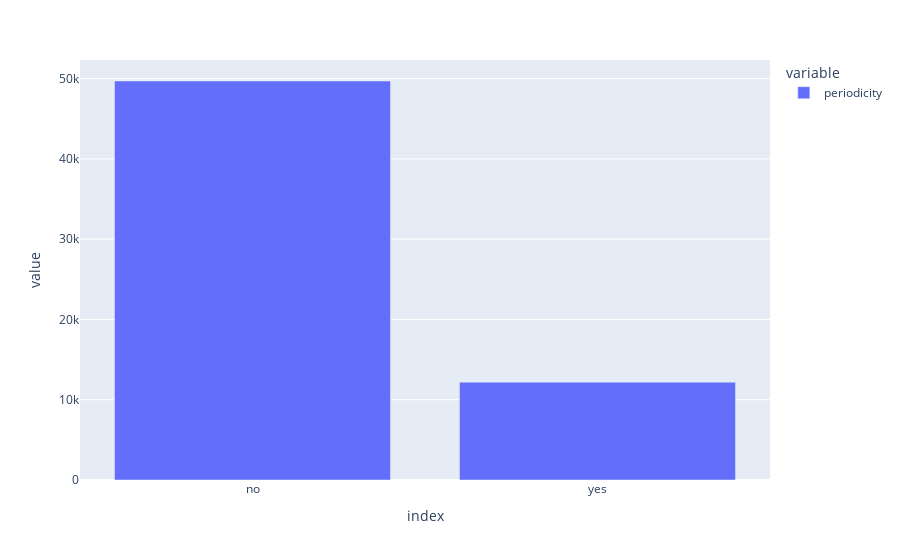

The notebook cell this image was saved under:
### Markdown cell above
* Periodicité = no

### Code cell
px.bar(perturbations.periodicity.value_counts())

### Figure 1 — Plotly figure (JSON) as saved in the notebook; plotly's stock layout.template omitted (floating-point values rounded to 4 significant figures)
{"data": [{"alignmentgroup": "True", "hovertemplate": "variable=periodicity<br>index=%{x}<br>value=%{y}<extra></extra>", "legendgroup": "periodicity", "marker": {"color": "#636efa", "pattern": {"shape": ""}}, "name": "periodicity", "offsetgroup": "periodicity", "orientation": "v", "showlegend": true, "textposition": "auto", "x": ["no", "yes"], "xaxis": "x", "y": [49706, 12187], "yaxis": "y", "type": "bar"}], "layout": {"xaxis": {"anchor": "y", "domain": [0.0, 1.0], "title": {"text": "index"}}, "yaxis": {"anchor": "x", "domain": [0.0, 1.0], "title": {"text": "value"}}, "legend": {"title": {"text": "variable"}, "tracegroupgap": 0}, "margin": {"t": 60}, "barmode": "relative"}}
